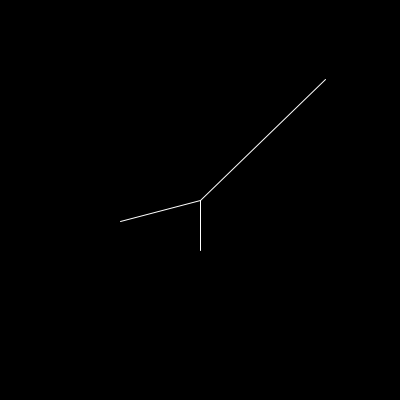
Frame 1 (no input)
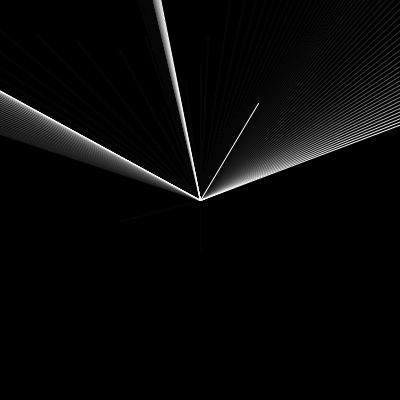
Frame 60 (the mouse pressed at the canvas centre just before this capture)
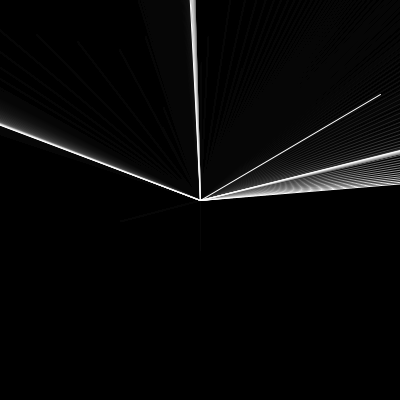
Frame 120 (the mouse held since frame 60 and released just before this capture)

The Processing sketch that drew these frames (run headless with seeded random() and noise(); from frame 60 on, the mouse is pressed at the canvas centre):

// Processing sketch: guglielmo
// ── guglielmo.pde
FloatList myPosXList;
FloatList myPosYList;
float noiseScale = 0.01;

void setup() {
    pixelDensity(2);
    size(400, 400);
    background(0, 0, 0);
    rectMode(CENTER);
    //create lists
    myPosXList = new FloatList();
    myPosYList = new FloatList();

    //appends(adds and sets) 3 starting positions
    myPosXList.append(120.0);
    myPosXList.append(325.0);
    myPosXList.append(200.0);

    myPosYList.append(221.0);
    myPosYList.append(79.0);
    myPosYList.append(250.0);
}

void draw() {
    //background(0, 0, 0);
    fill(0, 20);
    rect(0, 0, 1000, 1000);
    displayListElements();
    updateListElements();
}


void updateListElements() {
    // this moves the elements, without adding new ones
    // go through every point in the lists, one by one
    for (int index = 0; index < myPosXList.size(); index++) {

        // GET: read the current X and Y of this point
        // (copies the values into local variables)
        float posX= myPosXList.get(index);
        float posY= myPosYList.get(index);

        // SET: write a new value back into the same slot
        // new position = old position + a small random step
        myPosXList.set(index, posX + (noise(index * 10, frameCount * noiseScale) - 0.5) * 200);
        myPosYList.set(index, posY + (noise(index * 10 + 1000, frameCount * noiseScale) - 0.5) * 200);
    }
}

void displayListElements() {

    // // spawn, every 60 frames adds a circle at a random spot
    if (frameCount%60 == 0 ) {
        float posX = random(0, width);
        float posY = random(0, height);
        addListElement(posX, posY);
    }
    //rendering function. makes the circles
    for (int index=0; index< myPosXList.size(); index++) {
        float posX=myPosXList.get(index);
        float posY= myPosYList.get(index);
        stroke(255);
        strokeWeight(1);
        line(posX, posY, width/2, height/2);
    }
}

void mouseDragged() {
    // removes one element of the FloatList
    removeListElement(0);
    // adds a element of the FloatList
    addListElement(mouseX, mouseY);
}


void addListElement(float posX, float posY) {
    myPosXList.append(posX);
    myPosYList.append(posY);
}

void removeListElement (int index) {
    myPosXList.remove(index);
    myPosYList.remove(index);
}
